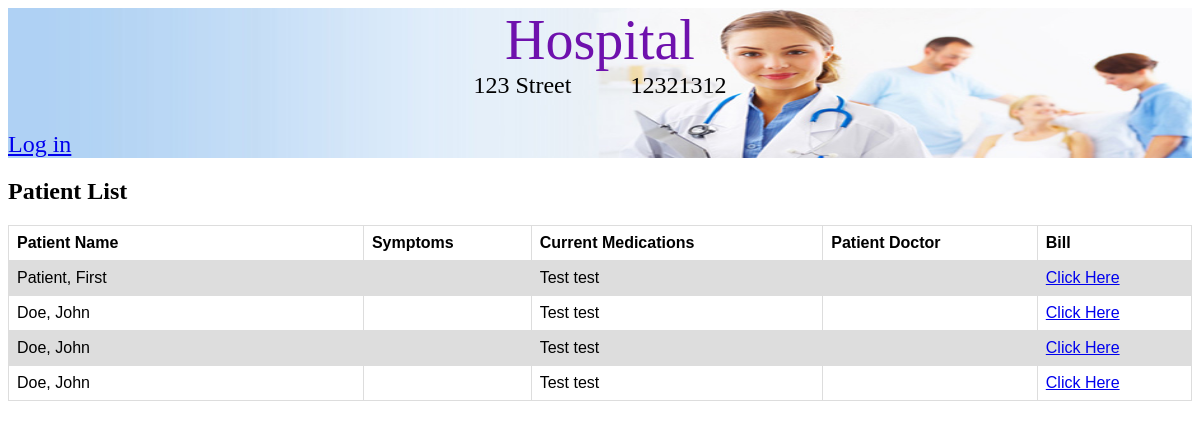
Page /patients/ on the earlier database version.
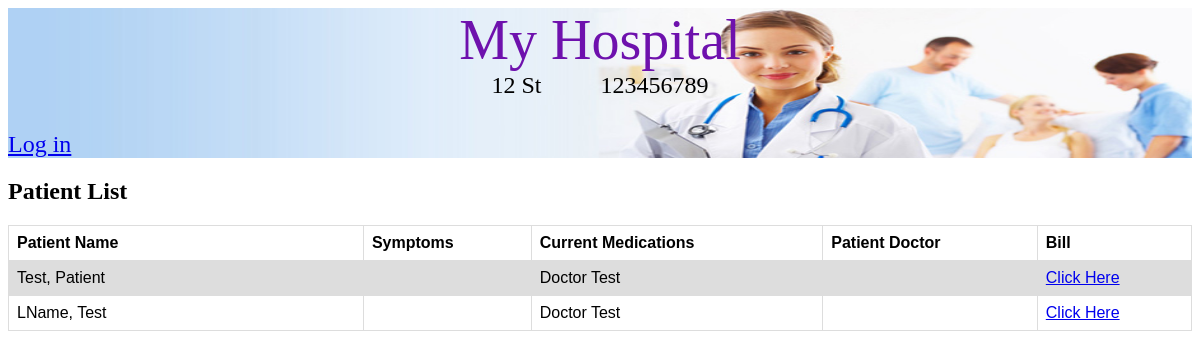
Same page on the later database version.
### hospital/models.py (models this page shows, shortened)
class Hospital(models.Model):
    name = models.CharField(max_length=50)
    address = models.CharField(max_length=100)
    phone_number = models.CharField(max_length=10)
    patient_rooms = models.ManyToManyField(PatientRoom, symmetrical=False)
    surgery_rooms = models.ManyToManyField(SurgeryRoom, symmetrical=False)
    patients = models.ManyToManyField(Patient, symmetrical=False)
    doctors = models.ManyToManyField(Doctors, symmetrical=False)
    nurses = models.ManyToManyField(Nurses, symmetrical=False)

### Person/models.py (models this page shows)
class Persons(models.Model):
    firstName = models.CharField(max_length=200)
    lastName = models.CharField(max_length=200)
    address = models.CharField(max_length=200)
    phoneNumber = models.CharField(max_length=200)
    social = models.CharField(max_length=200)
    def __str__(self):
        return self.firstName+ " "+ self.lastName
    class Meta:
        abstract = True

class Patient(Persons):
    symptoms = models.CharField(max_length=200, default='', blank=True)
    allergies = models.CharField(max_length=200, default='', blank=True)
    currentMeds = models.CharField(max_length=200, default='', blank=True)
    docName = models.ForeignKey(Doctors, on_delete=models.CASCADE, default='1')

class Employee(Persons):
    shift = models.CharField(max_length=200, default='', blank=True)
    jobDesc = models.CharField(max_length=200, default='', blank=True)
    salary = models.DecimalField(max_digits=7, decimal_places=0, default=Decimal('0.00'))
    class Meta:
        abstract=True

class Doctors(Employee):
    specialty = models.CharField(max_length=200, default='', blank=True)

### Person/views.py (the view)
# urls.py: url(r'^patients/$',views.listPatients, name='patient_list'),
def listPatients(request):
	hospital=get_object_or_404(Hospital, id=1)
	patientList=hospital.patients.all()
	print(patientList)
	return render(request, 'listpatients.html', {'patientList':patientList, 'hospital':hospital})

### Person/templates/listpatients.html
{% extends "base.html" %}
{% block header %}
<div class="container_header">
    {% if hospital is not None %}
        <div class="container_hospital_info">
            <div class="hospital_title"><a class="hospital_title_text" href="{% url 'hospital:home' %}">{{ hospital.name }}</a></div>
            <div class="hospital_info">
                <div>{{ hospital.address }}</div>
                <div class="padding"></div>
                <div>{{ hospital.phone_number }}</div>
            </div>
        </div>
    {% else %}
        <a href="/" class="logo">My Hospital</a>
    {% endif %}
    <div class="container_user_info">
        {% if user.is_authenticated %}
            <div class="user_name_info">Hello, {{user.username}}</div>
            <div><a class="log_out" href="{% url 'accounts:logout' %}">Log out</a></div>
        {% else %}
            <a href="{% url 'accounts:login' %}">Log in</a>
        {% endif %}
    </div>
</div>
{% endblock %}
{% block content %}
    <div class="container_patient">
        <h2 class="Patient List">Patient List</h2>
        <table>
            <tr>
                <th class="patient_name_table_header">Patient Name</th>
                <th class="patient_symptoms_table_header">Symptoms</th>
                <th class="patient_currentMeds_table_header">Current Medications</th>
                <th class="patient_docName_table_header">Patient Doctor</th>
                <th class="patient_bill_details_table_header">Bill</th>
            </tr>
            {%for pr in patientList%}
                <tr class="table_row_patient">
                    <td>{{pr.lastName}}, {{pr.firstName}}</td>
                    <td>{{pr.symptoms}}</td>
                    <td>{{pr.docName}}</td>
                    <td>{{pr.currentMeds}}</td>
                    <td><a href="{% url 'Payment:Bill_Details_for_Patient' pr.id %}">Click Here</a></td>
                </tr>
            {%endfor%}
        </table>
    </div>
{% endblock %}

### Person/templates/base.html (shortened to what this page needs)
<!DOCTYPE html>
{% load static %}
<html lang="en">
<head>
    <link rel="stylesheet" href="{% static 'css/hospital.css' %}">
</head>
<body>
    <div id="header">
        {% block header %}
        {% endblock %}
    </div>
    <div id="content">
        {% block content %}
        {% endblock %}
    </div>
</body>
</html>

### hospital/static/css/hospital.css (style rules this page uses)
table { font-family: arial, sans-serif; border-collapse: collapse; width: 100%; }
td, th { border: 1px solid #dddddd; text-align: left; padding: 8px; }
tr:nth-child(even) { background-color: #dddddd; }
.table_row_not_available, .table_row_available, .padding { width: 5%; }
.patient_name_table_header { width: 30%; }
.container_user_info, .hospital_info { display: flex; flex-direction: row; justify-content: space-between; }
.container_hospital_info { display: flex; flex-direction: column; align-items: center; }
.hospital_info { width: 100%; justify-content: center; }
.container_header { background-image: url("hospital.jpg"); background-size: 100% 100%; height: 150px; display: flex; flex-direction: column; justify-content: space-between; }
.hospital_title_text { font-family: "Times New Roman", Times, serif; font-size: 3.5em; text-decoration: none; color: #6e11ad; }
.hospital_info, .container_user_info { font-family: "Times New Roman", Times, serif; font-size: 1.5em; text-decoration: none; color: black; }

Differences in the rows shown:
removed Patient: lastName "Doe", firstName "John", docName "Test test"
removed Patient: lastName "Doe", firstName "John", docName "Test test"
changed Hospital: name "Hospital" → "My Hospital"; address "123 Street" → "12 St"; phone_number "12321312" → "123456789"
changed Patient "Patient": lastName "Patient" → "Test"; firstName "First" → "Patient"; docName "Test test" → "Doctor Test"
changed Patient: lastName "Doe" → "LName"; firstName "John" → "Test"; docName "Test test" → "Doctor Test"
